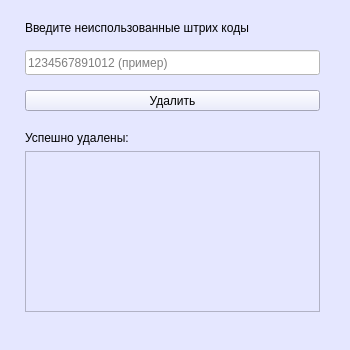
<?xml version="1.0" encoding="UTF-8"?>
<ui version="4.0">
 <class>MainWindow</class>
 <widget class="QMainWindow" name="MainWindow">
  <property name="geometry">
   <rect>
    <x>0</x>
    <y>0</y>
    <width>350</width>
    <height>350</height>
   </rect>
  </property>
  <property name="windowTitle">
   <string>MainWindow</string>
  </property>
  <property name="styleSheet">
   <string notr="true">background-color: rgb(229, 231, 255);
</string>
  </property>
  <widget class="QWidget" name="centralwidget">
   <widget class="QLabel" name="label">
    <property name="geometry">
     <rect>
      <x>25</x>
      <y>20</y>
      <width>300</width>
      <height>16</height>
     </rect>
    </property>
    <property name="styleSheet">
     <string notr="true">font: 75 12pt &quot;Levenim MT&quot;;</string>
    </property>
    <property name="text">
     <string>Введите неиспользованные штрих коды</string>
    </property>
   </widget>
   <widget class="QLineEdit" name="name">
    <property name="geometry">
     <rect>
      <x>25</x>
      <y>50</y>
      <width>295</width>
      <height>25</height>
     </rect>
    </property>
    <property name="styleSheet">
     <string notr="true">background-color: rgb(255, 255, 255);
font: 75 11pt &quot;Levenim MT&quot;;</string>
    </property>
    <property name="text">
     <string/>
    </property>
    <property name="placeholderText">
     <string>1234567891012 (пример)</string>
    </property>
   </widget>
   <widget class="QPushButton" name="pushCreate_barcodes">
    <property name="geometry">
     <rect>
      <x>25</x>
      <y>90</y>
      <width>295</width>
      <height>21</height>
     </rect>
    </property>
    <property name="styleSheet">
     <string notr="true">color: rgb(38, 0, 61);
font: 75 11pt &quot;Levenim MT&quot;;
background-color: rgb(234, 245, 237);
border-radius: 2px;
border: 2px solid #26003d;
box-shadow: 4px 4px 4px rgba(8, 8, 8, 0.5)}
QPushButton:hover {background-color: rgba(200, 229, 225, 0.7); 
border: 2px solid #26003d;
</string>
    </property>
    <property name="text">
     <string>Удалить</string>
    </property>
   </widget>
   <widget class="QListView" name="listView">
    <property name="geometry">
     <rect>
      <x>25</x>
      <y>151</y>
      <width>295</width>
      <height>161</height>
     </rect>
    </property>
   </widget>
   <widget class="QLabel" name="label_2">
    <property name="geometry">
     <rect>
      <x>25</x>
      <y>130</y>
      <width>300</width>
      <height>16</height>
     </rect>
    </property>
    <property name="styleSheet">
     <string notr="true">font: 75 12pt &quot;Levenim MT&quot;;</string>
    </property>
    <property name="text">
     <string>Успешно удалены:</string>
    </property>
   </widget>
  </widget>
  <widget class="QMenuBar" name="menubar">
   <property name="geometry">
    <rect>
     <x>0</x>
     <y>0</y>
     <width>350</width>
     <height>21</height>
    </rect>
   </property>
  </widget>
  <widget class="QStatusBar" name="statusbar"/>
 </widget>
 <resources/>
 <connections/>
</ui>
